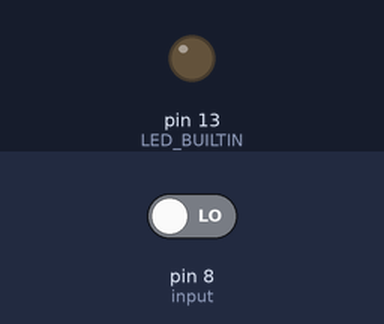
Recording of a sketch running on a simulated Arduino Uno, built with avr-gcc and run on an emulated ATmega328P. On the bench: output pins drawn as LEDs (lit = HIGH). The test bench sets the inputs (shaded band); at power-on: pin 8 (input) LOW.

Above: at 1.2 s.
1.3 s: pin 8 (input) driven HIGH
At 2.5 s:
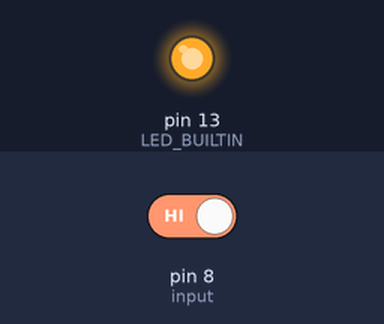
2.8 s: pin 8 (input) driven LOW
At 3.8 s:
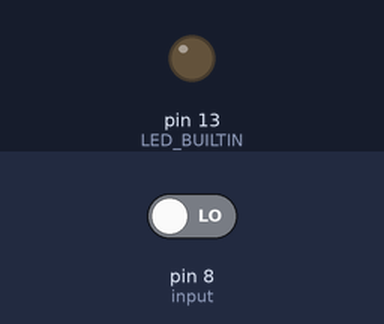
Timing chart, 0 to 5.8 s (numbered marks = the images above; inputs shaded):
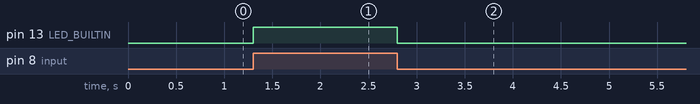

Measured:
- after the input at 1.3 s, pin 13 (LED_BUILTIN): LOW → HIGH at once
- after the input at 2.8 s, pin 13 (LED_BUILTIN): HIGH → LOW at once

The sketch:

sketch_sep13b.ino
```cpp
int input = 8;

void setup() {
  // put your setup code here, to run once:
  pinMode(input, INPUT);
  pinMode(LED_BUILTIN, OUTPUT);
}

void loop() {
  // put your main code here, to run repeatedly:
  digitalWrite(LED_BUILTIN, digitalRead(input));
  delay(100);
}
```
